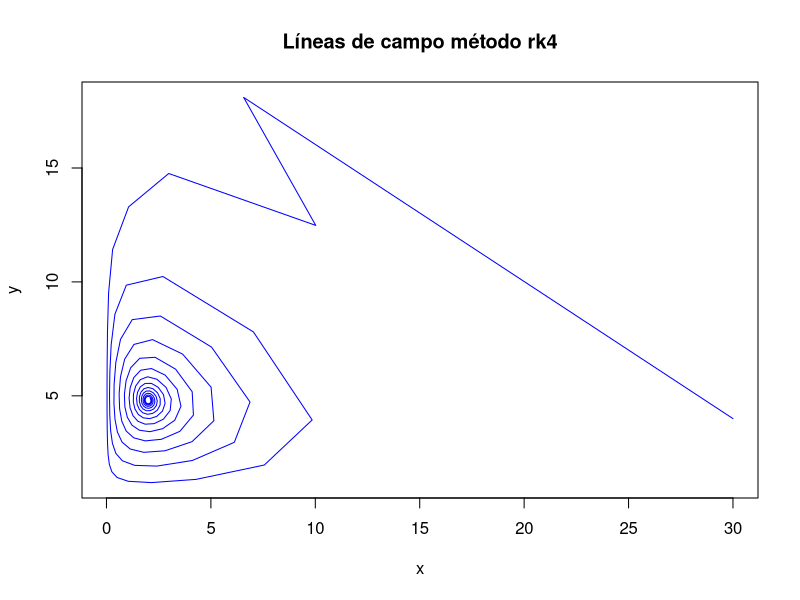
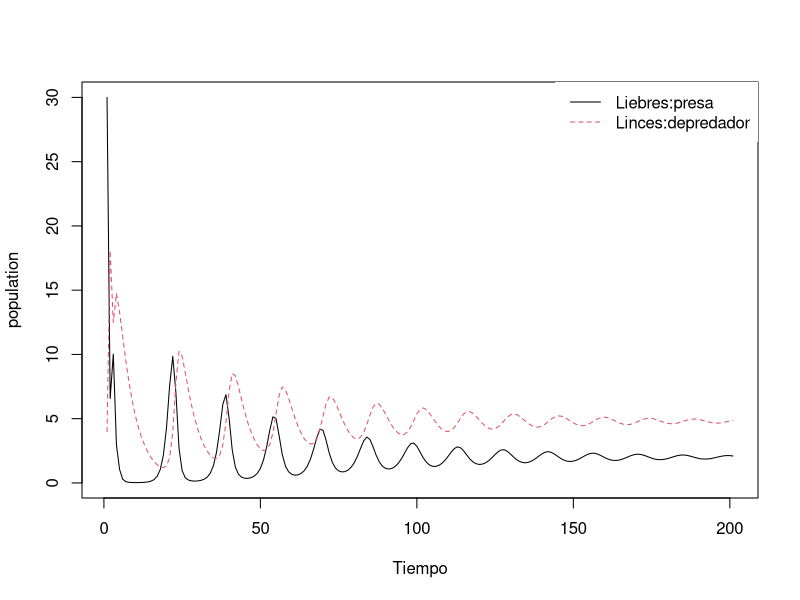
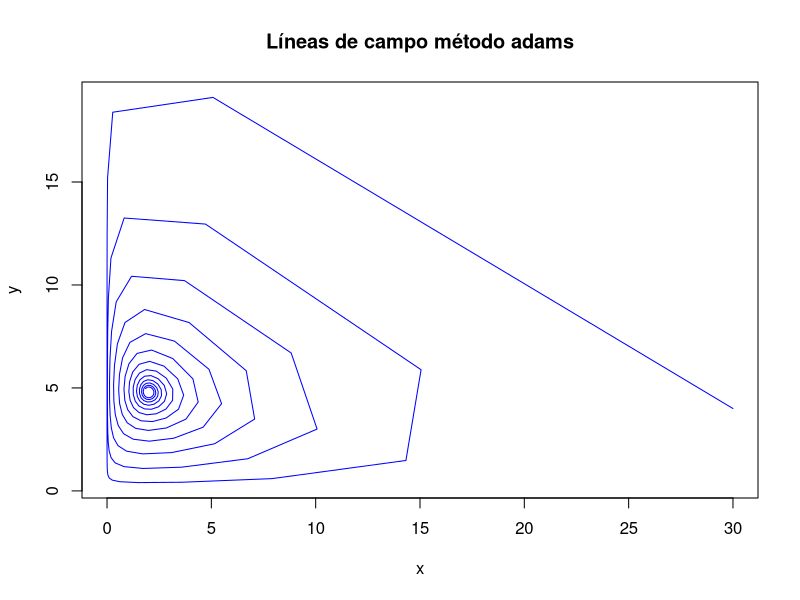
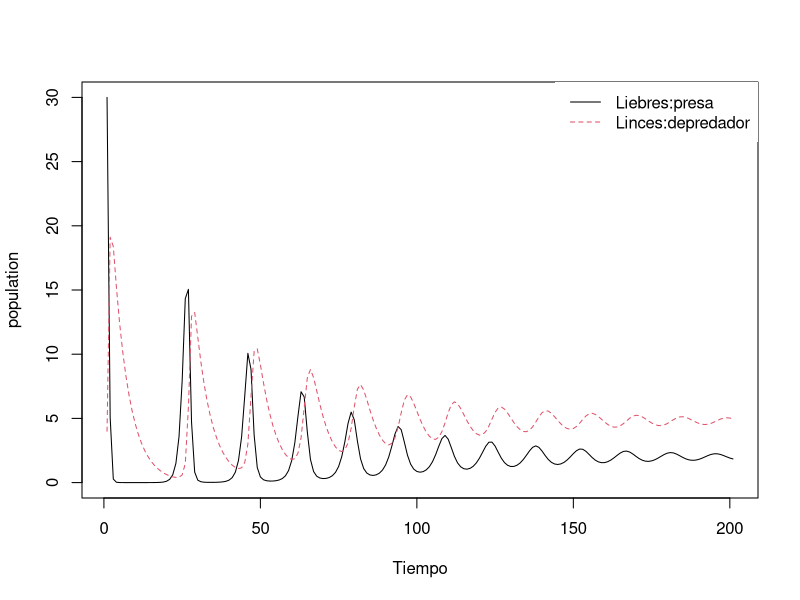

Write R code to recreate these figures, in order. (Note: this script raises an error after producing the figures.)
# Reto 3: Modelo Depredador Presa Lotka-Volterra con presas logísticas
#Integrantes: Laura Mariana Jiménez, Paula Valentina Sanchez, Sebastián Gutiérrez
library(deSolve)
LVmod <- function(Tiempo, EstadoInicial, Parametros) {
  with(as.list(c(EstadoInicial, Parametros)), {
    MuertesPorDepredacion    <- beta  * Presas * Depredador
    NatalidadPresas   <- alpha * Presas * (1 - Presas/K)
    MuertesDepredador <- delta * Depredador
    
    dPresas        <- NatalidadPresas - MuertesPorDepredacion
    dDepredador    <- MuertesPorDepredacion * gamma - MuertesDepredador
    
    return(list(c(dPresas, dDepredador)))
  })
}


resolverModelo <- function(metodo,Parametros,yini)
{
  
  Tiempos <- seq(0, 200, by = 1)
  out   <- ode(yini, Tiempos, LVmod, Parametros, method = metodo)
  summary(out)
  
  plot(out[,2],out[,3], main =paste( "Líneas de campo método",metodo),type = "l",xlab = "x",ylab = "y", col = "blue")

  matplot(out[,-1],type = "l",
          xlab = "Tiempo", ylab = "population")
  legend("topright", c("Liebres:presa", "Linces:depredador"),
         lty = c(1,2), col = c(1,2), box.lwd = 0)
  
  return(out)
}

#Prueba 1 de la simulación
Parametros  <- c(beta   = 0.2,    # Tasa de muerte de las presas debido a los depredadores por dias (beta)
                 alpha  = 1.0,    # /Tasa de natalidad de las presas por dias (alpha)
                 delta  = 0.2 ,   # Tasa de mortalidad del depredador por dias
                 gamma = 0.5,    # Tasa de éxito en la caza
                 K      = 50)     # Capacidad de carga / sustentación de la especie
yini  <- c(Presas = 30, Depredador = 4)
outRk4 = resolverModelo("rk4",Parametros,yini)
outAdams = resolverModelo("adams",Parametros, yini)

errorAbsPresas = c()
errorAbsDepre = c()
i = 1
print(outAdams[,2])
while(i < length(outRk4))
{
  errorPresa = abs(outAdams[i,2]-outRk4[i,2])
  errorAbsPresas = c(errorAbsPresas,errorPresa)
  errorDepre = abs(outAdams[i,3]-outRk4[i,3])
  errorAbsDepre= c(errorAbsDepre,errorDepre)
  i = i + 1
}
plot(outRk4[,1],errorAbsPresas, main ="Error absoluto de Liebres",type = "l",xlab = "x",ylab = "y", col = "purple")
plot(outRk4[,1],errorAbsDepre, main ="Error absoluto de Linces",type = "l",xlab = "x",ylab = "y", col = "purple")

#Prueba 2 de la simulación duplicando la tasa de nacimiento de las presas
Parametros  <- c(beta   = 0.2,    # Tasa de muerte de las presas debido a los depredadores por dias (beta)
                 alpha  = 2,    # /Tasa de natalidad de las presas por dias (alpha)
                 delta  = 0.2 ,   # Tasa de mortalidad del depredador por dias
                 gamma = 0.5,    # Tasa de éxito en la caza
                 K      = 50)     # Capacidad de carga / sustentación de la especie
yini  <- c(Presas = 30, Depredador = 4)
outRk4 = resolverModelo("rk4",Parametros,yini)
outAdams = resolverModelo("adams",Parametros, yini)

#Prueba 3 de la simulación aumentando la tasa de mortalidad de las presas de 0.2 a 0.6
Parametros  <- c(beta   = 0.2,    # Tasa de muerte de las presas debido a los depredadores por dias (beta)
                 alpha  = 1.0,    # /Tasa de natalidad de las presas por dias (alpha)
                 delta  = 0.6 ,   # Tasa de mortalidad del depredador por dias
                 gamma = 0.5,    # Tasa de éxito en la caza
                 K      = 50)     # Capacidad de carga / sustentación de la especie
yini  <- c(Presas = 30, Depredador = 4)
outRk4 = resolverModelo("rk4",Parametros,yini)
outAdams =resolverModelo("adams",Parametros, yini)
